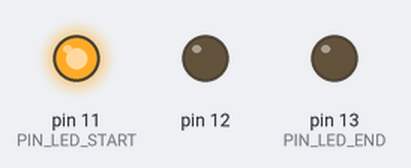
A sketch run on a simulated Arduino Uno, built with avr-gcc and run on an emulated ATmega328P. Shown: output pins drawn as LEDs (lit = HIGH).

Above: at 0.1 s.
At 0.9 s:
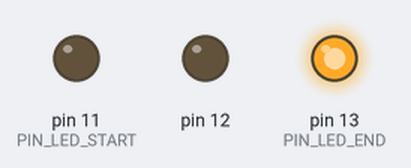
At 1.7 s:
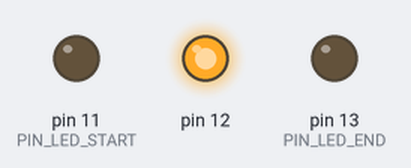
At 2.7 s:
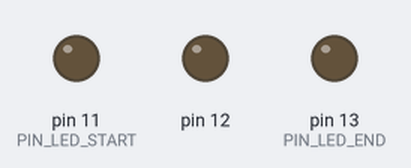
Timing chart, 0 to 3.0 s (numbered marks = the images above):
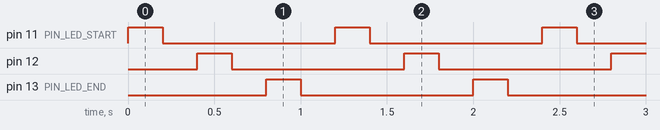

Measured:
- by itself, pin 11 (PIN_LED_START), pin 12, pin 13 (PIN_LED_END): alternates HIGH for 0.20 s and LOW for 1.0 s
- by itself, everything shown: repeats every 1.2 s, in 6 steps

The sketch:

3lights.ino
```cpp
// This is just a mockup sketch for test scons works

#define PIN_LED_START 11
#define PIN_LED_END   13
#define DELAY 200

void setup(void)
{
  int i = 0;
  for (i = PIN_LED_START; i <= PIN_LED_END; i++)
    pinMode(i, OUTPUT);
}

void loop(void)
{
  int i = 0;
  for (i = PIN_LED_START; i <= PIN_LED_END; i++) {
    digitalWrite(i, HIGH);
    delay(DELAY);
    digitalWrite(i, LOW);
    delay(DELAY);
  }
}

/* vim: set sw=2 et: */
```
